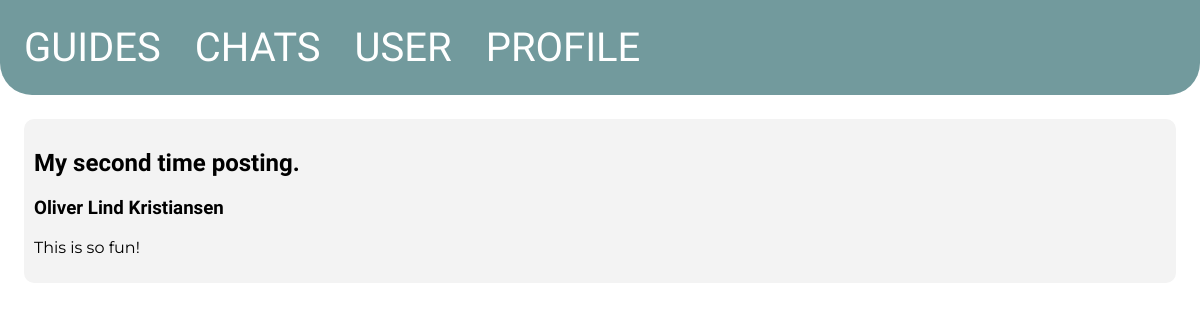
The app's page /5/view/, older data.
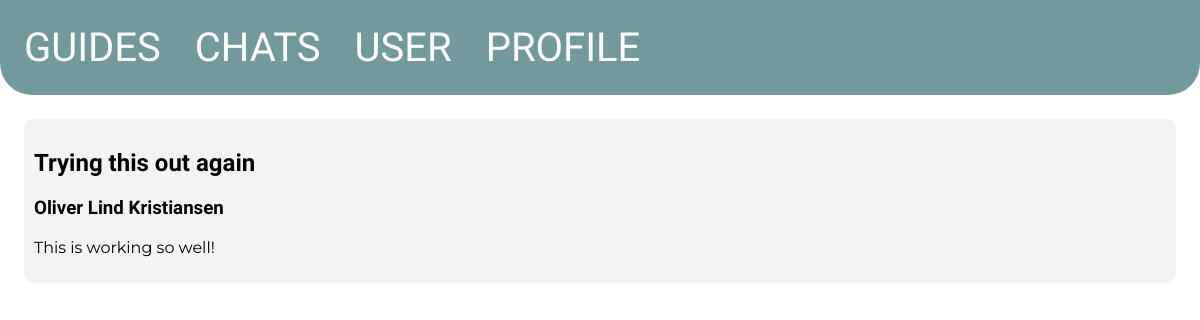
The same page, newer data.
### tables this page shows
CREATE TABLE posts
(
    id      INTEGER PRIMARY KEY AUTOINCREMENT,
    byUser  INTEGER,
    created TIMESTAMP NOT NULL DEFAULT CURRENT_TIMESTAMP,
    title   TEXT      NOT NULL,
    content TEXT      NOT NULL,
    FOREIGN KEY (byUser) REFERENCES user (id)
);

### app.py (the view)
@app.route('/<int:id>/view/', methods=('GET', 'POST'))
def view(id):
    conn = get_db_connection()
    posts = conn.execute('SELECT * FROM posts, user WHERE posts.id = ? AND posts.byUser = user.id', (id,)).fetchone()
    conn.close()
    return render_template('view-guide.html', posts=posts)

### app.py (called while the page is built)
def get_db_connection():
    conn = sqlite3.connect('database.db')
    conn.row_factory = sqlite3.Row
    return conn

### templates/view-guide.html
{% extends 'base.html' %}
{% block content %}
    <div class='post'>
        <h2>{{ posts['title'] }}</h2>
        <h3>{{ posts['firstname'] }} {{ posts['lastname'] }}</h3>
        <p>{{ posts['content'] }}</p>
    </div>
{% endblock %}

Row changes from the older to the newer data that the page shows:
changed posts: title "My second time posting." → "Trying this out again"; content "This is so fun!" → "This is working so well!"
